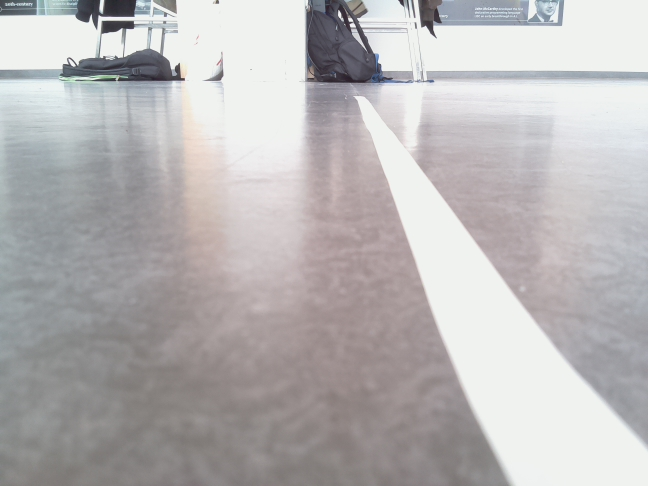
#> input picture img/last_image (7).jpg, 648 x 486 px
$ python sliders.py
#> lines starting #> are read from the running program, lines starting #| are printed output that depends on the picture; after the words box and inside, x2 and y2 are one past the last pixel; in counts of white or black regions, pixels touching at a corner belong together
import cv2
import numpy as np
def nothing(x):
    pass

# Create a black image, a window
img = cv2.imread('last_image (7).jpg')
#> img is the input picture: shape (486, 648, 3); mean B, G, R 182.1, 181.5, 184
img = cv2.cvtColor(img, cv2.COLOR_BGR2HSV)
#> img: shape (486, 648, 3); mean H, S, V 77.1, 11.5, 186.9
cv2.namedWindow('image')

# create trackbars for color change
cv2.createTrackbar('Hmin','image',0,255,nothing)
cv2.createTrackbar('Hmax','image',188,255,nothing)
cv2.createTrackbar('Smin','image',0,255,nothing)
cv2.createTrackbar('Smax','image',28,255,nothing)
cv2.createTrackbar('Vmin','image',217,255,nothing)
cv2.createTrackbar('Vmax','image',255,255,nothing)
cv2.createTrackbar('K','image',0,10,nothing)

while(1):
    # get current positions of four trackbars
    Hmin = cv2.getTrackbarPos('Hmin','image')
    Hmax = cv2.getTrackbarPos('Hmax','image')
    Smin = cv2.getTrackbarPos('Smin','image')
    Smax = cv2.getTrackbarPos('Smax','image')
    Vmin = cv2.getTrackbarPos('Vmin','image')
    Vmax = cv2.getTrackbarPos('Vmax','image')
    K = cv2.getTrackbarPos('K','image')

    im = cv2.inRange(img, np.array((Hmin, Smin, Vmin)), np.array((Hmax, Smax, Vmax)))
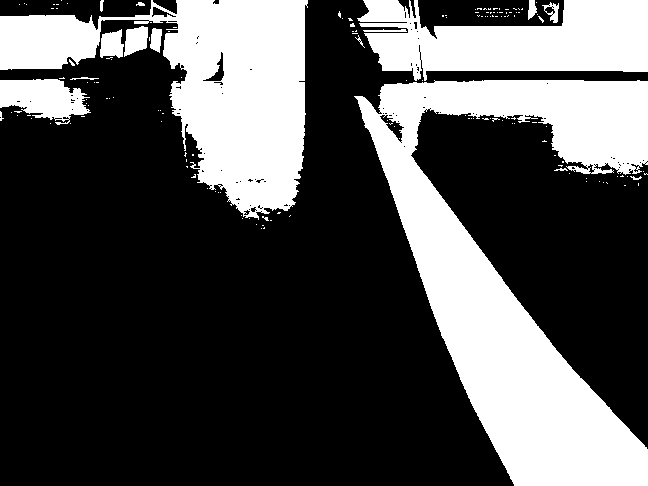
#> im: shape (486, 648); 31.3% white; 156 white regions (139 under 20 px), largest, box (x1, y1, x2, y2) and area: (354, 80, 648, 486) 48227, (0, 0, 308, 220) 29647, (357, 0, 648, 81) 15590

    if K > 0:
        kernel = np.ones((K*2+1,K*2+1),np.uint8)
        im = cv2.erode(im, kernel)


    cv2.imshow('image',im)
    k = cv2.waitKey(1) & 0xFF
#> (key Esc is pressed here)
    if k == 27:
        break

cv2.destroyAllWindows()

$ run again, with img/last_image (1).jpg copied over img/last_image (7).jpg
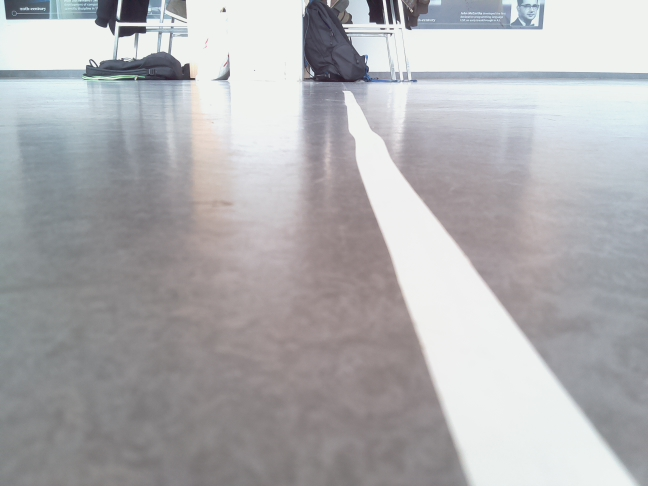
#> input picture img/last_image (1).jpg, 648 x 486 px
#> img is the input picture: shape (486, 648, 3); mean B, G, R 177.2, 174.9, 175.2
#> img: shape (486, 648, 3); mean H, S, V 89.7, 13, 180.3
#> `im = cv2.inRange(img, np.array((Hmin, Smin, Vmin)), np.array((Hmax, Sm..`:
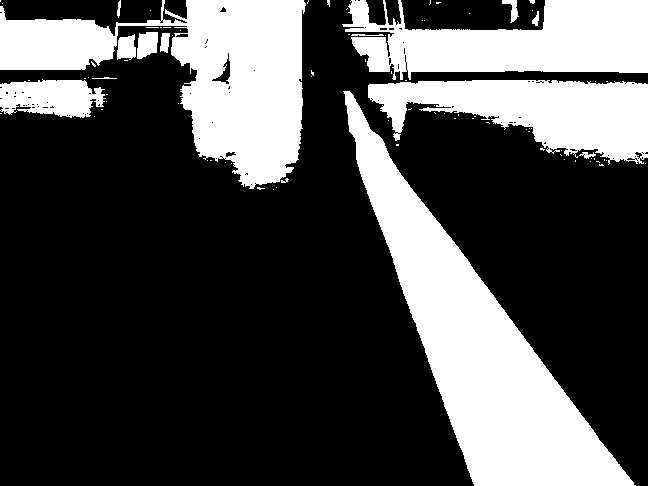
#> im: shape (486, 648); 29.6% white; 88 white regions (73 under 20 px), largest, box (x1, y1, x2, y2) and area: (343, 91, 636, 486) 33629, (0, 0, 306, 189) 25204, (342, 0, 648, 80) 15949
